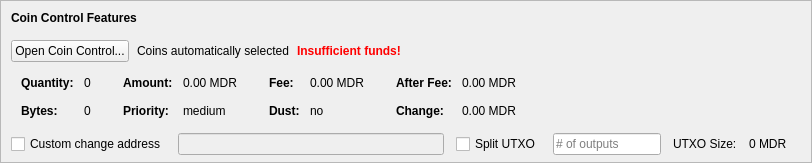
    <widget class="QFrame" name="frameCoinControl">
     <property name="sizePolicy">
      <sizepolicy hsizetype="Expanding" vsizetype="Expanding">
       <horstretch>0</horstretch>
       <verstretch>0</verstretch>
      </sizepolicy>
     </property>
     <property name="maximumSize">
      <size>
       <width>16777215</width>
       <height>16777215</height>
      </size>
     </property>
     <property name="frameShape">
      <enum>QFrame::StyledPanel</enum>
     </property>
     <property name="frameShadow">
      <enum>QFrame::Sunken</enum>
     </property>
     <layout class="QVBoxLayout" name="verticalLayoutCoinControl2">
      <property name="spacing">
       <number>0</number>
      </property>
      <property name="leftMargin">
       <number>0</number>
      </property>
      <property name="topMargin">
       <number>0</number>
      </property>
      <property name="rightMargin">
       <number>0</number>
      </property>
      <property name="bottomMargin">
       <number>6</number>
      </property>
      <item>
       <layout class="QVBoxLayout" name="verticalLayoutCoinControl" stretch="0,0,0,0,1">
        <property name="spacing">
         <number>0</number>
        </property>
        <property name="leftMargin">
         <number>10</number>
        </property>
        <property name="topMargin">
         <number>10</number>
        </property>
        <item>
         <layout class="QHBoxLayout" name="horizontalLayoutCoinControl1">
          <property name="bottomMargin">
           <number>15</number>
          </property>
          <item>
           <widget class="QLabel" name="labelCoinControlFeatures">
            <property name="sizePolicy">
             <sizepolicy hsizetype="Preferred" vsizetype="Maximum">
              <horstretch>0</horstretch>
              <verstretch>0</verstretch>
             </sizepolicy>
            </property>
            <property name="font">
             <font>
              <weight>75</weight>
              <bold>true</bold>
             </font>
            </property>
            <property name="styleSheet">
             <string notr="true">font-weight:bold;</string>
            </property>
            <property name="text">
             <string>Coin Control Features</string>
            </property>
           </widget>
          </item>
         </layout>
        </item>
        <item>
         <layout class="QHBoxLayout" name="horizontalLayoutCoinControl2" stretch="0,0,0,0">
          <property name="spacing">
           <number>8</number>
          </property>
          <property name="bottomMargin">
           <number>10</number>
          </property>
          <item>
           <widget class="QPushButton" name="pushButtonCoinControl">
            <property name="styleSheet">
             <string notr="true"/>
            </property>
            <property name="text">
             <string>Open Coin Control...</string>
            </property>
            <property name="autoDefault">
             <bool>false</bool>
            </property>
           </widget>
          </item>
          <item>
           <widget class="QLabel" name="labelCoinControlAutomaticallySelected">
            <property name="text">
             <string>Coins automatically selected</string>
            </property>
            <property name="margin">
             <number>5</number>
            </property>
           </widget>
          </item>
          <item>
           <widget class="QLabel" name="labelCoinControlInsuffFunds">
            <property name="font">
             <font>
              <weight>75</weight>
              <bold>true</bold>
             </font>
            </property>
            <property name="styleSheet">
             <string notr="true">color:red;font-weight:bold;</string>
            </property>
            <property name="text">
             <string>Insufficient funds!</string>
            </property>
            <property name="margin">
             <number>5</number>
            </property>
           </widget>
          </item>
          <item>
           <spacer name="horizontalSpacerCoinControl">
            <property name="orientation">
             <enum>Qt::Horizontal</enum>
            </property>
            <property name="sizeHint" stdset="0">
             <size>
              <width>40</width>
              <height>1</height>
             </size>
            </property>
           </spacer>
          </item>
         </layout>
        </item>
        <item>
         <widget class="QWidget" name="widgetCoinControl" native="true">
          <property name="sizePolicy">
           <sizepolicy hsizetype="Preferred" vsizetype="Preferred">
            <horstretch>0</horstretch>
            <verstretch>0</verstretch>
           </sizepolicy>
          </property>
          <property name="minimumSize">
           <size>
            <width>0</width>
            <height>0</height>
           </size>
          </property>
          <property name="styleSheet">
           <string notr="true"/>
          </property>
          <layout class="QHBoxLayout" name="horizontalLayoutCoinControl5">
           <property name="leftMargin">
            <number>0</number>
           </property>
           <property name="topMargin">
            <number>0</number>
           </property>
           <property name="rightMargin">
            <number>0</number>
           </property>
           <property name="bottomMargin">
            <number>0</number>
           </property>
           <item>
            <layout class="QHBoxLayout" name="horizontalLayoutCoinControl3" stretch="0,0,0,1">
             <property name="spacing">
              <number>20</number>
             </property>
             <property name="topMargin">
              <number>0</number>
             </property>
             <property name="bottomMargin">
              <number>10</number>
             </property>
             <item>
              <layout class="QFormLayout" name="formLayoutCoinControl1">
               <property name="horizontalSpacing">
                <number>10</number>
               </property>
               <property name="verticalSpacing">
                <number>14</number>
               </property>
               <property name="leftMargin">
                <number>10</number>
               </property>
               <property name="topMargin">
                <number>4</number>
               </property>
               <property name="rightMargin">
                <number>6</number>
               </property>
               <item row="0" column="0">
                <widget class="QLabel" name="labelCoinControlQuantityText">
                 <property name="font">
                  <font>
                   <weight>75</weight>
                   <bold>true</bold>
                  </font>
                 </property>
                 <property name="text">
                  <string>Quantity:</string>
                 </property>
                 <property name="margin">
                  <number>0</number>
                 </property>
                </widget>
               </item>
               <item row="0" column="1">
                <widget class="QLabel" name="labelCoinControlQuantity">
                 <property name="cursor">
                  <cursorShape>IBeamCursor</cursorShape>
                 </property>
                 <property name="contextMenuPolicy">
                  <enum>Qt::ActionsContextMenu</enum>
                 </property>
                 <property name="text">
                  <string notr="true">0</string>
                 </property>
                 <property name="margin">
                  <number>0</number>
                 </property>
                 <property name="textInteractionFlags">
                  <set>Qt::LinksAccessibleByMouse|Qt::TextSelectableByKeyboard|Qt::TextSelectableByMouse</set>
                 </property>
                </widget>
               </item>
               <item row="1" column="0">
                <widget class="QLabel" name="labelCoinControlBytesText">
                 <property name="font">
                  <font>
                   <weight>75</weight>
                   <bold>true</bold>
                  </font>
                 </property>
                 <property name="text">
                  <string>Bytes:</string>
                 </property>
                </widget>
               </item>
               <item row="1" column="1">
                <widget class="QLabel" name="labelCoinControlBytes">
                 <property name="cursor">
                  <cursorShape>IBeamCursor</cursorShape>
                 </property>
                 <property name="contextMenuPolicy">
                  <enum>Qt::ActionsContextMenu</enum>
                 </property>
                 <property name="text">
                  <string notr="true">0</string>
                 </property>
                 <property name="textInteractionFlags">
                  <set>Qt::LinksAccessibleByMouse|Qt::TextSelectableByKeyboard|Qt::TextSelectableByMouse</set>
                 </property>
                </widget>
               </item>
              </layout>
             </item>
             <item>
              <layout class="QFormLayout" name="formLayoutCoinControl2">
               <property name="horizontalSpacing">
                <number>10</number>
               </property>
               <property name="verticalSpacing">
                <number>14</number>
               </property>
               <property name="leftMargin">
                <number>6</number>
               </property>
               <property name="topMargin">
                <number>4</number>
               </property>
               <property name="rightMargin">
                <number>6</number>
               </property>
               <item row="0" column="0">
                <widget class="QLabel" name="labelCoinControlAmountText">
                 <property name="font">
                  <font>
                   <weight>75</weight>
                   <bold>true</bold>
                  </font>
                 </property>
                 <property name="text">
                  <string>Amount:</string>
                 </property>
                 <property name="margin">
                  <number>0</number>
                 </property>
                </widget>
               </item>
               <item row="0" column="1">
                <widget class="QLabel" name="labelCoinControlAmount">
                 <property name="cursor">
                  <cursorShape>IBeamCursor</cursorShape>
                 </property>
                 <property name="contextMenuPolicy">
                  <enum>Qt::ActionsContextMenu</enum>
                 </property>
                 <property name="text">
                  <string notr="true">0.00 MDR</string>
                 </property>
                 <property name="textInteractionFlags">
                  <set>Qt::LinksAccessibleByMouse|Qt::TextSelectableByKeyboard|Qt::TextSelectableByMouse</set>
                 </property>
                </widget>
               </item>
               <item row="1" column="0">
                <widget class="QLabel" name="labelCoinControlPriorityText">
                 <property name="font">
                  <font>
                   <weight>75</weight>
                   <bold>true</bold>
                  </font>
                 </property>
                 <property name="text">
                  <string>Priority:</string>
                 </property>
                </widget>
               </item>
               <item row="1" column="1">
                <widget class="QLabel" name="labelCoinControlPriority">
                 <property name="cursor">
                  <cursorShape>IBeamCursor</cursorShape>
                 </property>
                 <property name="contextMenuPolicy">
                  <enum>Qt::ActionsContextMenu</enum>
                 </property>
                 <property name="text">
                  <string>medium</string>
                 </property>
                 <property name="textInteractionFlags">
                  <set>Qt::LinksAccessibleByMouse|Qt::TextSelectableByKeyboard|Qt::TextSelectableByMouse</set>
                 </property>
                </widget>
               </item>
              </layout>
             </item>
             <item>
              <layout class="QFormLayout" name="formLayoutCoinControl3">
               <property name="horizontalSpacing">
                <number>10</number>
               </property>
               <property name="verticalSpacing">
                <number>14</number>
               </property>
               <property name="leftMargin">
                <number>6</number>
               </property>
               <property name="topMargin">
                <number>4</number>
               </property>
               <property name="rightMargin">
                <number>6</number>
               </property>
               <item row="0" column="0">
                <widget class="QLabel" name="labelCoinControlFeeText">
                 <property name="font">
                  <font>
                   <weight>75</weight>
                   <bold>true</bold>
                  </font>
                 </property>
                 <property name="text">
                  <string>Fee:</string>
                 </property>
                 <property name="margin">
                  <number>0</number>
                 </property>
                </widget>
               </item>
               <item row="0" column="1">
                <widget class="QLabel" name="labelCoinControlFee">
                 <property name="cursor">
                  <cursorShape>IBeamCursor</cursorShape>
                 </property>
                 <property name="contextMenuPolicy">
                  <enum>Qt::ActionsContextMenu</enum>
                 </property>
                 <property name="text">
                  <string notr="true">0.00 MDR</string>
                 </property>
                 <property name="textInteractionFlags">
                  <set>Qt::LinksAccessibleByMouse|Qt::TextSelectableByKeyboard|Qt::TextSelectableByMouse</set>
                 </property>
                </widget>
               </item>
               <item row="1" column="0">
                <widget class="QLabel" name="labelCoinControlLowOutputText">
                 <property name="font">
                  <font>
                   <weight>75</weight>
                   <bold>true</bold>
                  </font>
                 </property>
                 <property name="text">
                  <string>Dust:</string>
                 </property>
                </widget>
               </item>
               <item row="1" column="1">
                <widget class="QLabel" name="labelCoinControlLowOutput">
                 <property name="cursor">
                  <cursorShape>IBeamCursor</cursorShape>
                 </property>
                 <property name="contextMenuPolicy">
                  <enum>Qt::ActionsContextMenu</enum>
                 </property>
                 <property name="text">
                  <string>no</string>
                 </property>
                 <property name="textInteractionFlags">
                  <set>Qt::LinksAccessibleByMouse|Qt::TextSelectableByKeyboard|Qt::TextSelectableByMouse</set>
                 </property>
                </widget>
               </item>
              </layout>
             </item>
             <item>
              <layout class="QFormLayout" name="formLayoutCoinControl4">
               <property name="horizontalSpacing">
                <number>10</number>
               </property>
               <property name="verticalSpacing">
                <number>14</number>
               </property>
               <property name="leftMargin">
                <number>6</number>
               </property>
               <property name="topMargin">
                <number>4</number>
               </property>
               <property name="rightMargin">
                <number>6</number>
               </property>
               <item row="0" column="0">
                <widget class="QLabel" name="labelCoinControlAfterFeeText">
                 <property name="font">
                  <font>
                   <weight>75</weight>
                   <bold>true</bold>
                  </font>
                 </property>
                 <property name="text">
                  <string>After Fee:</string>
                 </property>
                 <property name="margin">
                  <number>0</number>
                 </property>
                </widget>
               </item>
               <item row="0" column="1">
                <widget class="QLabel" name="labelCoinControlAfterFee">
                 <property name="cursor">
                  <cursorShape>IBeamCursor</cursorShape>
                 </property>
                 <property name="contextMenuPolicy">
                  <enum>Qt::ActionsContextMenu</enum>
                 </property>
                 <property name="text">
                  <string notr="true">0.00 MDR</string>
                 </property>
                 <property name="textInteractionFlags">
                  <set>Qt::LinksAccessibleByMouse|Qt::TextSelectableByKeyboard|Qt::TextSelectableByMouse</set>
                 </property>
                </widget>
               </item>
               <item row="1" column="0">
                <widget class="QLabel" name="labelCoinControlChangeText">
                 <property name="font">
                  <font>
                   <weight>75</weight>
                   <bold>true</bold>
                  </font>
                 </property>
                 <property name="text">
                  <string>Change:</string>
                 </property>
                </widget>
               </item>
               <item row="1" column="1">
                <widget class="QLabel" name="labelCoinControlChange">
                 <property name="cursor">
                  <cursorShape>IBeamCursor</cursorShape>
                 </property>
                 <property name="contextMenuPolicy">
                  <enum>Qt::ActionsContextMenu</enum>
                 </property>
                 <property name="text">
                  <string notr="true">0.00 MDR</string>
                 </property>
                 <property name="textInteractionFlags">
                  <set>Qt::LinksAccessibleByMouse|Qt::TextSelectableByKeyboard|Qt::TextSelectableByMouse</set>
                 </property>
                </widget>
               </item>
              </layout>
             </item>
            </layout>
           </item>
          </layout>
         </widget>
        </item>
        <item>
         <layout class="QHBoxLayout" name="horizontalLayoutCoinControl4" stretch="0,0,0,0,0,0,0">
          <property name="spacing">
           <number>12</number>
          </property>
          <property name="sizeConstraint">
           <enum>QLayout::SetDefaultConstraint</enum>
          </property>
          <property name="topMargin">
           <number>5</number>
          </property>
          <property name="rightMargin">
           <number>5</number>
          </property>
          <item>
           <widget class="QCheckBox" name="checkBoxCoinControlChange">
            <property name="toolTip">
             <string>If this is activated, but the change address is empty or invalid, change will be sent to a newly generated address.</string>
            </property>
            <property name="text">
             <string>Custom change address</string>
            </property>
           </widget>
          </item>
          <item>
           <widget class="QValidatedLineEdit" name="lineEditCoinControlChange">
            <property name="enabled">
             <bool>false</bool>
            </property>
            <property name="sizePolicy">
             <sizepolicy hsizetype="Expanding" vsizetype="Fixed">
              <horstretch>0</horstretch>
              <verstretch>0</verstretch>
             </sizepolicy>
            </property>
           </widget>
          </item>
          <item>
           <widget class="QCheckBox" name="splitBlockCheckBox">
            <property name="text">
             <string>Split UTXO</string>
            </property>
           </widget>
          </item>
          <item>
           <widget class="QLineEdit" name="splitBlockLineEdit">
            <property name="sizePolicy">
             <sizepolicy hsizetype="Fixed" vsizetype="Fixed">
              <horstretch>50</horstretch>
              <verstretch>0</verstretch>
             </sizepolicy>
            </property>
            <property name="placeholderText">
             <string># of outputs</string>
            </property>
           </widget>
          </item>
          <item>
           <widget class="QLabel" name="labelBlockSizeText">
            <property name="text">
             <string>UTXO Size:</string>
            </property>
           </widget>
          </item>
          <item>
           <widget class="QLabel" name="labelBlockSize">
            <property name="text">
             <string>0 MDR</string>
            </property>
           </widget>
          </item>
          <item>
           <widget class="QLabel" name="labelCoinControlChangeLabel">
            <property name="sizePolicy">
             <sizepolicy hsizetype="Preferred" vsizetype="Expanding">
              <horstretch>0</horstretch>
              <verstretch>0</verstretch>
             </sizepolicy>
            </property>
            <property name="minimumSize">
             <size>
              <width>0</width>
              <height>0</height>
             </size>
            </property>
            <property name="text">
             <string/>
            </property>
            <property name="margin">
             <number>3</number>
            </property>
           </widget>
          </item>
         </layout>
        </item>
        <item>
         <spacer name="verticalSpacerCoinControl">
          <property name="orientation">
           <enum>Qt::Vertical</enum>
          </property>
          <property name="sizeHint" stdset="0">
           <size>
            <width>800</width>
            <height>1</height>
           </size>
          </property>
         </spacer>
        </item>
       </layout>
      </item>
     </layout>
    </widget>
